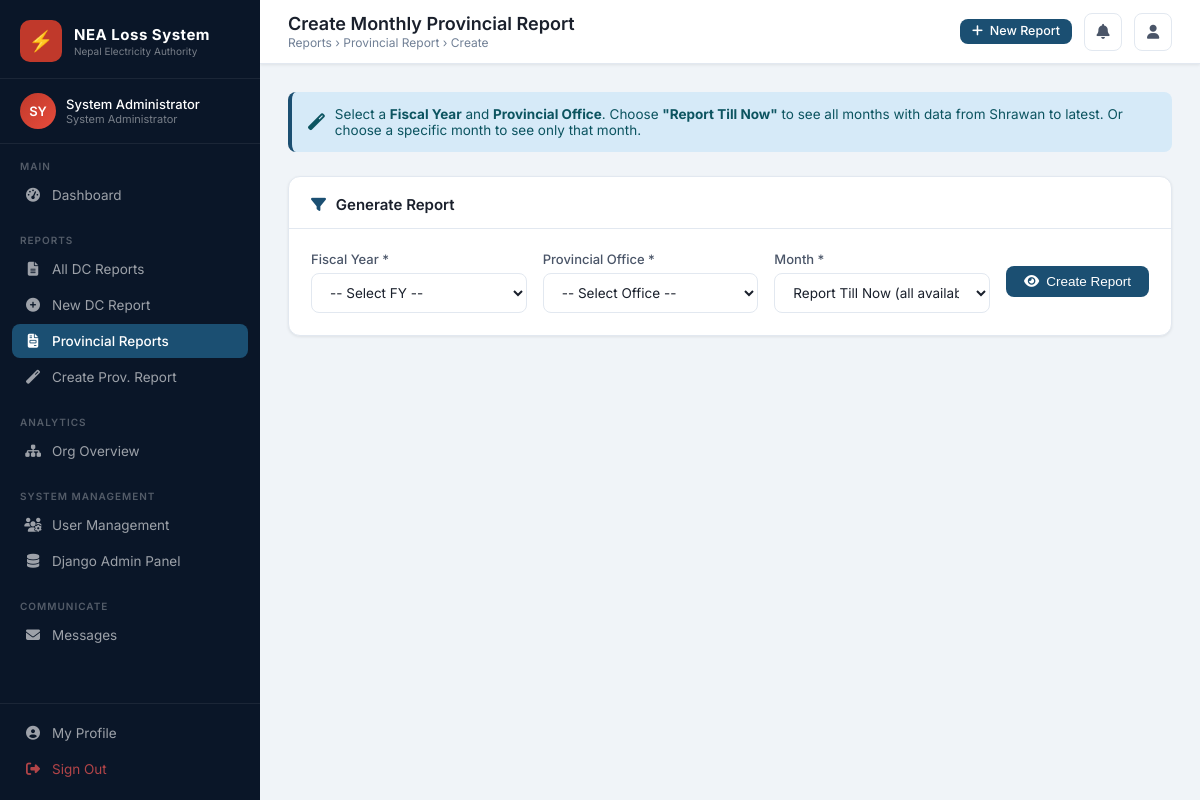
Page /reports/provincial/create/ (signed in) on the committed database.
### nea_loss/models.py (models this page shows, shortened)
class NEAUser(AbstractBaseUser, PermissionsMixin):
    ROLE_CHOICES = [
        ('SYS_ADMIN', 'System Administrator'),
        ('MD', 'Managing Director'),
        ('DMD', 'Deputy Managing Director'),
        ('DIRECTOR', 'Director'),
        ('PROVINCIAL_MANAGER', 'Provincial Manager'),
        ('DC_MANAGER', 'DC Manager'),
        ('DC_STAFF', 'DC Staff'),
    ]
    username = models.CharField(max_length=50, unique=True)
    email = models.EmailField(unique=True)
    full_name = models.CharField(max_length=150)
    role = models.CharField(max_length=30, choices=ROLE_CHOICES, default='DC_STAFF')
    employee_id = models.CharField(max_length=30, blank=True)
    phone = models.CharField(max_length=20, blank=True)
    designation = models.CharField(max_length=100, blank=True)
    provincial_office = models.ForeignKey(ProvincialOffice, null=True, blank=True, on_delete=models.SET_NULL)
    distribution_center = models.ForeignKey(DistributionCenter, null=True, blank=True, on_delete=models.SET_NULL)
    is_active = models.BooleanField(default=True)
    is_staff = models.BooleanField(default=False)
    date_joined = models.DateTimeField(default=timezone.now)
    last_login_ip = models.GenericIPAddressField(null=True, blank=True)
    objects = NEAUserManager()
    USERNAME_FIELD = 'username'
    REQUIRED_FIELDS = ['email', 'full_name']
    @property
    def is_system_admin(self):
        return self.role == 'SYS_ADMIN' or self.is_superuser
    @property
    def is_top_management(self):
        return self.role in ['MD', 'DMD', 'DIRECTOR']
    @property
    def is_provincial(self):
        return self.role == 'PROVINCIAL_MANAGER'
    @property
    def is_dc_level(self):
        return self.role in ['DC_MANAGER', 'DC_STAFF']
    class Meta:
        verbose_name = 'NEA User'
        verbose_name_plural = 'NEA Users'

### nea_loss/views.py (the view, shortened to what this page needs)
# urls.py: path('reports/provincial/create/', views.ProvincialReportCreateView.as_view(), name='provincial_report_create'),
class ProvincialReportCreateView(LoginRequiredMixin, View):
    template_name = 'nea_loss/reports/provincial_create.html'
    def dispatch(self, request, *args, **kwargs):
        user = request.user
        if user.is_authenticated:
            if not (getattr(user, 'is_system_admin', False) or user.is_provincial):
                messages.error(request, 'Only Provincial Office users can create provincial reports.')
                return redirect('dashboard')
        return super().dispatch(request, *args, **kwargs)
    def get(self, request):
        user = request.user
        if getattr(user, 'is_system_admin', False):
            provincial_offices = ProvincialOffice.objects.all()
        else:
            provincial_offices = ProvincialOffice.objects.filter(pk=user.provincial_office_id)
        return render(request, self.template_name, {
            'fiscal_years': FiscalYear.objects.all(),
            'provincial_offices': provincial_offices,
            'months_list': [
                (1,'Shrawan'),(2,'Bhadra'),(3,'Ashwin'),(4,'Kartik'),
                (5,'Mangsir'),(6,'Poush'),(7,'Magh'),(8,'Falgun'),
                (9,'Chaitra'),(10,'Baisakh'),(11,'Jestha'),(12,'Ashadh'),
            ],
        })

### nea_loss/context_processors.py (called while the page is built, shortened)
def nea_permissions(request):
    u = request.user
    is_sys_admin = getattr(u, 'is_system_admin', False)
    is_top = getattr(u, 'is_top_management', False)
    is_prov = getattr(u, 'is_provincial', False)
    is_dc = getattr(u, 'is_dc_level', False)
    can_create_dc = False
    if is_sys_admin:
        can_create_dc = True
    elif is_dc:
        can_create_dc = bool(getattr(u, 'distribution_center_id', None))
    can_create_prov = False
    if is_sys_admin:
        can_create_prov = True
    elif is_prov:
        can_create_prov = bool(getattr(u, 'provincial_office_id', None))
    return {
        'can_create_loss_report': can_create_dc,
        'can_create_provincial_report': can_create_prov,
        'is_system_admin': is_sys_admin,
        'is_top_management': is_top,
        'is_provincial': is_prov,
        'is_dc_level': is_dc,
    }

### nea_loss/templates/nea_loss/reports/provincial_create.html (shortened to what this page needs)
{% extends 'nea_loss/base.html' %}
{% load nea_filters %}
{% block page_title %}Create Monthly Provincial Report{% endblock %}
{% block breadcrumb %}Reports &rsaquo; Provincial Report &rsaquo; Create{% endblock %}
{% block content %}
<div class="alert alert-info mb-24" style="display:flex;align-items:center;gap:10px;">
  <span>
    Select a <strong>Fiscal Year</strong> and <strong>Provincial Office</strong>.
    Choose <strong>"Report Till Now"</strong> to see all months with data from Shrawan to latest.
    Or choose a specific month to see only that month.
  </span>
</div>
<div class="card mb-24">
  <div class="card-header">
    <h2><i class="fas fa-filter" style="color:var(--nea-blue);margin-right:6px;"></i> Generate Report</h2>
  </div>
  <div class="card-body">
    <form method="POST">
      <div style="display:grid;grid-template-columns:1fr 1fr 1fr auto;gap:16px;align-items:flex-end;">
        <div class="form-group" style="margin:0;">
          <label class="form-label">Fiscal Year *</label>
          <select name="fiscal_year" class="form-control" required>
            <option value="">-- Select FY --</option>
          </select>
        </div>
        <div class="form-group" style="margin:0;">
          <label class="form-label">Provincial Office *</label>
          <select name="provincial_office" class="form-control" required>
            <option value="">-- Select Office --</option>
          </select>
        </div>
        <div class="form-group" style="margin:0;">
          <label class="form-label">Month *</label>
          <select name="month" class="form-control" required>
            <option value="0" {% if selected_month == 0 %}selected{% endif %}>
              Report Till Now (all available months)
            </option>
          </select>
        </div>
        <div style="display:flex;flex-direction:column;gap:8px;padding-bottom:16px;">
          <button type="submit" name="action" value="preview" class="btn btn-primary">
            <i class="fas fa-eye"></i> Create Report
          </button>
        </div>
      </div>
    </form>
  </div>
</div>
{% endblock %}

### nea_loss/templates/nea_loss/base.html (shortened to what this page needs)
{% load static %}
<!DOCTYPE html>
<html lang="en">
<head>
<link href="https://cdnjs.cloudflare.com/ajax/libs/font-awesome/6.5.0/css/all.min.css" rel="stylesheet">
</head>
<body>
<aside class="sidebar">
  <div class="sidebar-logo">
    <div class="sidebar-logo-icon">⚡</div>
    <div class="sidebar-logo-text">
      <div class="brand">NEA Loss System</div>
      <div class="tagline">Nepal Electricity Authority</div>
    </div>
  </div>
  {% if user.is_authenticated %}
  <div class="sidebar-user">
    <div class="user-avatar">{{ user.full_name|slice:":2"|upper }}</div>
    <div class="user-info">
      <div class="name">{{ user.full_name|truncatechars:22 }}</div>
      <div class="role">{{ user.get_role_display }}</div>
    </div>
  </div>
  {% endif %}
  <nav>
    <div class="nav-section">
      <div class="nav-section-label">Main</div>
      <a href="{% url 'dashboard' %}" class="nav-item {% if request.resolver_match.url_name == 'dashboard' %}active{% endif %}">
        <i class="fas fa-tachometer-alt"></i> Dashboard
      </a>
    </div>
    {% if is_system_admin %}
    <div class="nav-section">
      <div class="nav-section-label">Reports</div>
      <a href="{% url 'report_list' %}" class="nav-item {% if request.resolver_match.url_name == 'report_list' %}active{% endif %}">
        <i class="fas fa-file-alt"></i> All DC Reports
      </a>
      <a href="{% url 'report_create' %}" class="nav-item {% if request.resolver_match.url_name == 'report_create' %}active{% endif %}">
        <i class="fas fa-plus-circle"></i> New DC Report
      </a>
      <a href="{% url 'provincial_report_list' %}" class="nav-item {% if 'provincial' in request.resolver_match.url_name %}active{% endif %}">
        <i class="fas fa-file-invoice"></i> Provincial Reports
      </a>
      <a href="{% url 'provincial_report_create' %}" class="nav-item">
        <i class="fas fa-magic"></i> Create Prov. Report
      </a>
    </div>
    <div class="nav-section">
      <div class="nav-section-label">Analytics</div>
      <a href="{% url 'org_overview' %}" class="nav-item {% if request.resolver_match.url_name == 'org_overview' %}active{% endif %}">
        <i class="fas fa-sitemap"></i> Org Overview
      </a>
    </div>
    <div class="nav-section">
      <div class="nav-section-label">System Management</div>
      <a href="{% url 'user_list' %}" class="nav-item {% if 'user' in request.resolver_match.url_name %}active{% endif %}">
        <i class="fas fa-users-cog"></i> User Management
      </a>
      <a href="/admin/" class="nav-item" target="_blank">
        <i class="fas fa-database"></i> Django Admin Panel
      </a>
    </div>
    {% endif %}
  </nav>
  <div class="nav-section">
    <div class="nav-section-label">Communicate</div>
    <a href="{% url 'message_inbox' %}" class="nav-item {% if 'message' in request.resolver_match.url_name %}active{% endif %}">
      <i class="fas fa-envelope"></i> Messages
    </a>
  </div>
  <div class="sidebar-footer">
    <a href="{% url 'profile' %}" class="nav-item">
      <i class="fas fa-user-circle"></i> My Profile
    </a>
    <a href="{% url 'logout' %}" class="nav-item" style="color:rgba(220,80,80,0.8);">
      <i class="fas fa-sign-out-alt"></i> Sign Out
    </a>
  </div>
</aside>
<header class="topbar">
  <div class="topbar-title">
    <h1>{% block page_title %}Dashboard{% endblock %}</h1>
    <div class="breadcrumb">{% block breadcrumb %}NEA Loss Analysis System{% endblock %}</div>
  </div>
  <div class="topbar-actions">
    {% if can_create_loss_report and not is_provincial %}
    <a href="{% url 'report_create' %}" class="btn btn-primary btn-sm">
      <i class="fas fa-plus"></i> New Report
    </a>
    {% endif %}
    <a href="#" class="topbar-btn" id="notif-btn" title="Notifications">
      <i class="fas fa-bell" style="font-size:15px;"></i>
    </a>
    <a href="{% url 'profile' %}" class="topbar-btn">
      <i class="fas fa-user" style="font-size:14px;"></i>
    </a>
  </div>
</header>
<main class="main-content">
  <div class="page-body">
    {% block content %}{% endblock %}
  </div>
</main>
</body>
</html>

### rows in the picture
NEAUser: full_name "SY", full_name "System Administrator", role "System Administrator"
